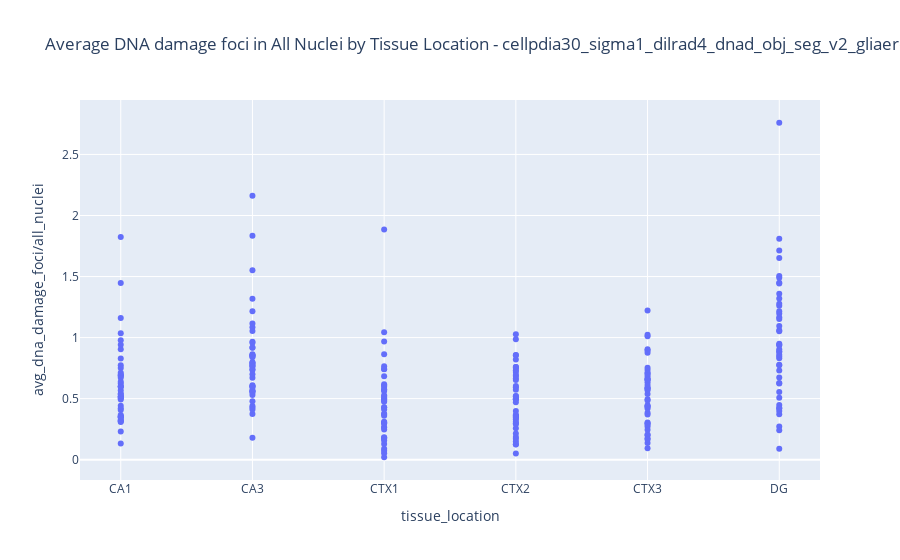

The code cell stored with this chart in its notebook:
### Code cell
# Create the plot
fig = px.scatter(df, x='tissue_location', y='avg_dna_damage_foci/all_nuclei',
                 hover_data=['staining_id'], title=f"Average DNA damage foci in All Nuclei by Tissue Location - {title}")

# Show the plot
fig.show()

### Figure 1 — Plotly figure (JSON) as saved in the notebook; plotly's stock layout.template omitted (floating-point values rounded to 4 significant figures; data arrays with more than 128 entries replaced by an {"elided": "..."} marker saying what was removed)
{"data": [{"customdata": {"elided": "252x1 int values"}, "hovertemplate": "tissue_location=%{x}<br>avg_dna_damage_foci/all_nuclei=%{y}<br>staining_id=%{customdata[0]}<extra></extra>", "legendgroup": "", "marker": {"color": "#636efa", "symbol": "circle"}, "mode": "markers", "name": "", "orientation": "v", "showlegend": false, "type": "scatter", "x": {"elided": "252 str values"}, "xaxis": "x", "y": {"elided": "252 float values"}, "yaxis": "y"}], "layout": {"legend": {"tracegroupgap": 0}, "title": {"text": "Average DNA damage foci in All Nuclei by Tissue Location - cellpdia30_sigma1_dilrad4_dnad_obj_seg_v2_gliaero6_gliathr20_dnadero2"}, "xaxis": {"anchor": "y", "domain": [0, 1], "title": {"text": "tissue_location"}}, "yaxis": {"anchor": "x", "domain": [0, 1], "title": {"text": "avg_dna_damage_foci/all_nuclei"}}}}
